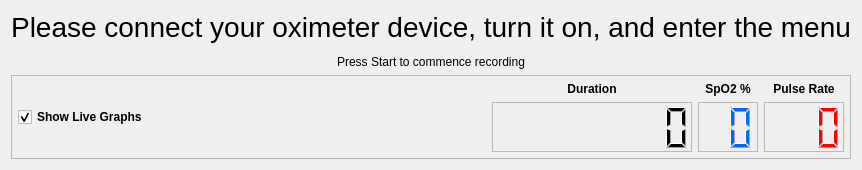
       <widget class="QWidget" name="liveImportPage">
        <layout class="QVBoxLayout" name="verticalLayout_7">
         <item>
          <widget class="QLabel" name="liveConnectLabel">
           <property name="font">
            <font>
             <pointsize>21</pointsize>
            </font>
           </property>
           <property name="text">
            <string>Please connect your oximeter device, turn it on, and enter the menu</string>
           </property>
           <property name="alignment">
            <set>Qt::AlignCenter</set>
           </property>
          </widget>
         </item>
         <item>
          <widget class="QFrame" name="liveViewFrame">
           <property name="sizePolicy">
            <sizepolicy hsizetype="Preferred" vsizetype="Expanding">
             <horstretch>0</horstretch>
             <verstretch>0</verstretch>
            </sizepolicy>
           </property>
           <property name="frameShape">
            <enum>QFrame::StyledPanel</enum>
           </property>
           <property name="frameShadow">
            <enum>QFrame::Raised</enum>
           </property>
          </widget>
         </item>
         <item>
          <widget class="QLabel" name="liveStatusLabel">
           <property name="text">
            <string>Press Start to commence recording</string>
           </property>
           <property name="alignment">
            <set>Qt::AlignCenter</set>
           </property>
          </widget>
         </item>
         <item>
          <widget class="QFrame" name="frame_3">
           <property name="sizePolicy">
            <sizepolicy hsizetype="Preferred" vsizetype="Minimum">
             <horstretch>0</horstretch>
             <verstretch>0</verstretch>
            </sizepolicy>
           </property>
           <property name="frameShape">
            <enum>QFrame::StyledPanel</enum>
           </property>
           <property name="frameShadow">
            <enum>QFrame::Raised</enum>
           </property>
           <layout class="QHBoxLayout" name="horizontalLayout_5">
            <property name="spacing">
             <number>6</number>
            </property>
            <property name="leftMargin">
             <number>6</number>
            </property>
            <property name="topMargin">
             <number>6</number>
            </property>
            <property name="rightMargin">
             <number>6</number>
            </property>
            <property name="bottomMargin">
             <number>6</number>
            </property>
            <item>
             <widget class="QCheckBox" name="showLiveGraphs">
              <property name="font">
               <font>
                <bold>true</bold>
               </font>
              </property>
              <property name="text">
               <string>Show Live Graphs</string>
              </property>
              <property name="checked">
               <bool>true</bool>
              </property>
             </widget>
            </item>
            <item>
             <spacer name="horizontalSpacer_7">
              <property name="orientation">
               <enum>Qt::Horizontal</enum>
              </property>
              <property name="sizeHint" stdset="0">
               <size>
                <width>40</width>
                <height>20</height>
               </size>
              </property>
             </spacer>
            </item>
            <item>
             <layout class="QVBoxLayout" name="verticalLayout_8">
              <item>
               <widget class="QLabel" name="label_4">
                <property name="font">
                 <font>
                  <bold>true</bold>
                 </font>
                </property>
                <property name="text">
                 <string>Duration</string>
                </property>
                <property name="alignment">
                 <set>Qt::AlignHCenter|Qt::AlignTop</set>
                </property>
               </widget>
              </item>
              <item>
               <widget class="QLCDNumber" name="lcdDuration">
                <property name="minimumSize">
                 <size>
                  <width>200</width>
                  <height>50</height>
                 </size>
                </property>
                <property name="frameShape">
                 <enum>QFrame::StyledPanel</enum>
                </property>
                <property name="digitCount">
                 <number>8</number>
                </property>
               </widget>
              </item>
             </layout>
            </item>
            <item>
             <layout class="QVBoxLayout" name="verticalLayout_9">
              <item>
               <widget class="QLabel" name="label_7">
                <property name="font">
                 <font>
                  <bold>true</bold>
                 </font>
                </property>
                <property name="text">
                 <string notr="true">SpO2 %</string>
                </property>
                <property name="alignment">
                 <set>Qt::AlignHCenter|Qt::AlignTop</set>
                </property>
               </widget>
              </item>
              <item>
               <widget class="QLCDNumber" name="spo2Display">
                <property name="sizePolicy">
                 <sizepolicy hsizetype="Minimum" vsizetype="Minimum">
                  <horstretch>0</horstretch>
                  <verstretch>0</verstretch>
                 </sizepolicy>
                </property>
                <property name="minimumSize">
                 <size>
                  <width>60</width>
                  <height>50</height>
                 </size>
                </property>
                <property name="palette">
                 <palette>
                  <active>
                   <colorrole role="WindowText">
                    <brush brushstyle="SolidPattern">
                     <color alpha="255">
                      <red>0</red>
                      <green>106</green>
                      <blue>255</blue>
                     </color>
                    </brush>
                   </colorrole>
                  </active>
                  <inactive>
                   <colorrole role="WindowText">
                    <brush brushstyle="SolidPattern">
                     <color alpha="255">
                      <red>0</red>
                      <green>106</green>
                      <blue>255</blue>
                     </color>
                    </brush>
                   </colorrole>
                  </inactive>
                  <disabled>
                   <colorrole role="WindowText">
                    <brush brushstyle="SolidPattern">
                     <color alpha="255">
                      <red>127</red>
                      <green>127</green>
                      <blue>127</blue>
                     </color>
                    </brush>
                   </colorrole>
                  </disabled>
                 </palette>
                </property>
                <property name="layoutDirection">
                 <enum>Qt::LeftToRight</enum>
                </property>
                <property name="frameShape">
                 <enum>QFrame::StyledPanel</enum>
                </property>
                <property name="digitCount">
                 <number>2</number>
                </property>
               </widget>
              </item>
             </layout>
            </item>
            <item>
             <layout class="QVBoxLayout" name="verticalLayout_14">
              <item>
               <widget class="QLabel" name="label_8">
                <property name="font">
                 <font>
                  <bold>true</bold>
                 </font>
                </property>
                <property name="text">
                 <string>Pulse Rate</string>
                </property>
                <property name="alignment">
                 <set>Qt::AlignHCenter|Qt::AlignTop</set>
                </property>
               </widget>
              </item>
              <item>
               <widget class="QLCDNumber" name="pulseDisplay">
                <property name="sizePolicy">
                 <sizepolicy hsizetype="Minimum" vsizetype="Minimum">
                  <horstretch>0</horstretch>
                  <verstretch>0</verstretch>
                 </sizepolicy>
                </property>
                <property name="minimumSize">
                 <size>
                  <width>80</width>
                  <height>50</height>
                 </size>
                </property>
                <property name="palette">
                 <palette>
                  <active>
                   <colorrole role="WindowText">
                    <brush brushstyle="SolidPattern">
                     <color alpha="255">
                      <red>255</red>
                      <green>0</green>
                      <blue>0</blue>
                     </color>
                    </brush>
                   </colorrole>
                  </active>
                  <inactive>
                   <colorrole role="WindowText">
                    <brush brushstyle="SolidPattern">
                     <color alpha="255">
                      <red>255</red>
                      <green>0</green>
                      <blue>0</blue>
                     </color>
                    </brush>
                   </colorrole>
                  </inactive>
                  <disabled>
                   <colorrole role="WindowText">
                    <brush brushstyle="SolidPattern">
                     <color alpha="255">
                      <red>159</red>
                      <green>0</green>
                      <blue>85</blue>
                     </color>
                    </brush>
                   </colorrole>
                  </disabled>
                 </palette>
                </property>
                <property name="frameShape">
                 <enum>QFrame::StyledPanel</enum>
                </property>
                <property name="smallDecimalPoint">
                 <bool>false</bool>
                </property>
                <property name="digitCount">
                 <number>3</number>
                </property>
               </widget>
              </item>
             </layout>
            </item>
           </layout>
          </widget>
         </item>
        </layout>
       </widget>
